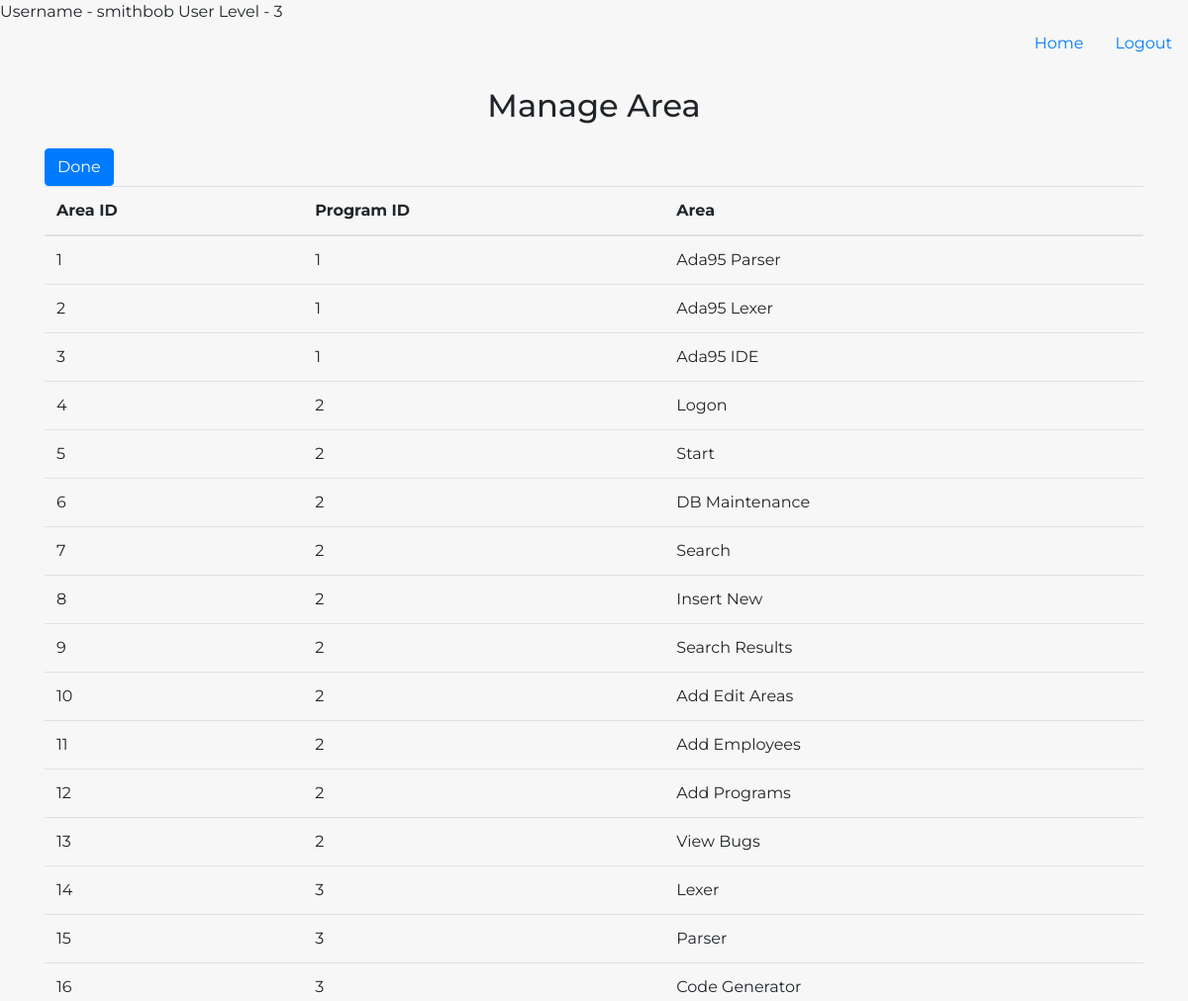
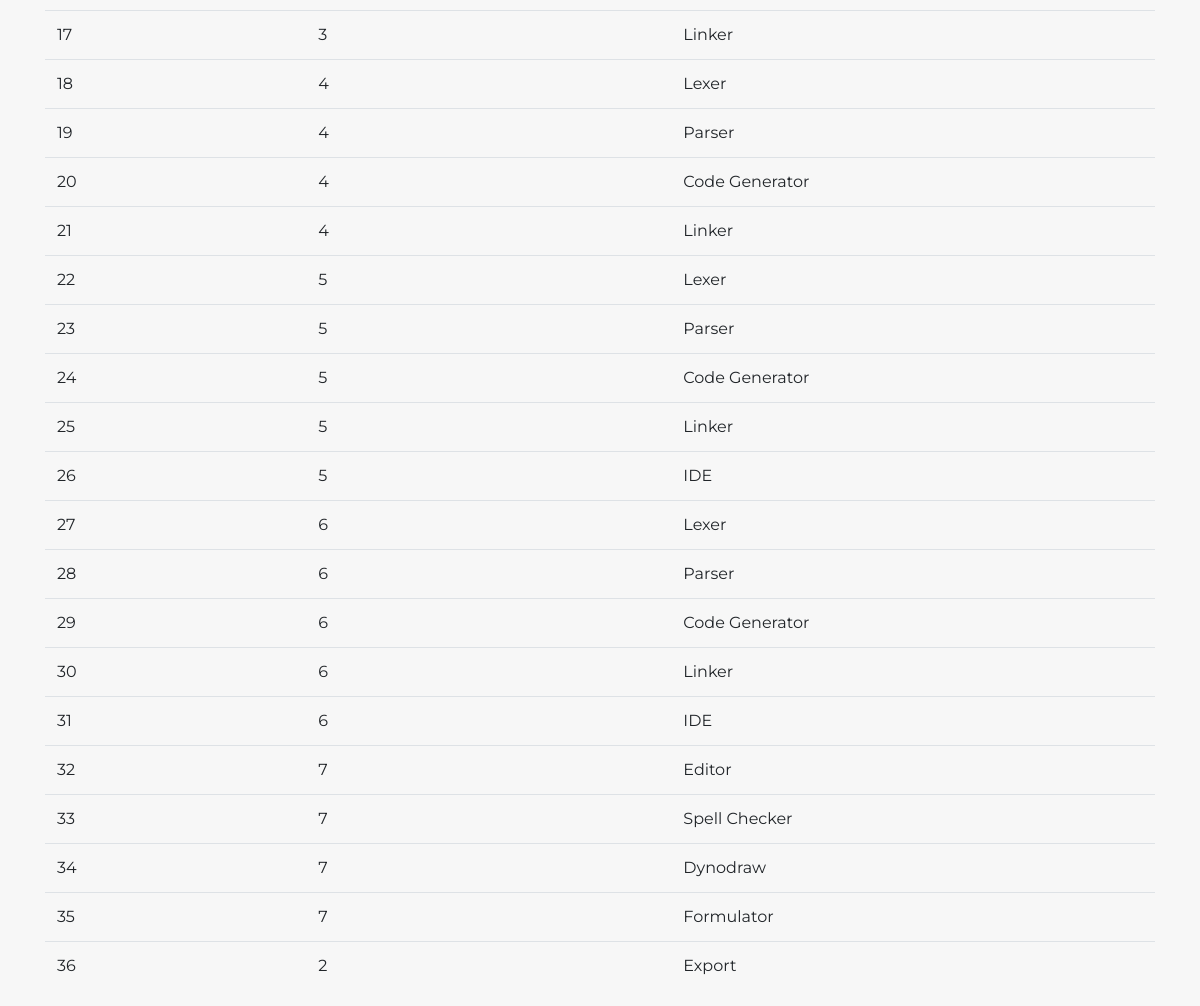
Screenshot of /manage_area.php (signed in) with the database file from the repository (2 pictures, top to bottom).
### tables this page shows
CREATE TABLE `areas` (
  `area_id` int(11) NOT NULL,
  `prog_id` int(11) NOT NULL,
  `area` varchar(32) NOT NULL
);

### manage_area.php (the view, shortened to what this page needs)
<!DOCTYPE html>
<html lang="en">
<head>
    <link rel="stylesheet" href="https://maxcdn.bootstrapcdn.com/bootstrap/4.0.0/css/bootstrap.min.css">
    <link rel="stylesheet" href="https://code.jquery.com/ui/1.12.1/themes/base/jquery-ui.css">
    <link rel="stylesheet" href="css/style.css">
</head>
    <?php
        if(isset($_SESSION['username'])){
            echo 'Username - '.$_SESSION['username']." ";
            echo 'User Level - '.$_SESSION['userlevel'];
        }
        else{
          header("Location: index.php");
        }
    ?>
<body>
    <?php if(isset($_SESSION['username'])): ?>
    <ul class="nav justify-content-end">
      <li class="nav-item">
        <a class="nav-link" href="home.php">Home</a>
      </li>
      <li class="nav-item">
        <a class="nav-link" href="logout.php">Logout</a>
      </li>
    </ul>
    <?php endif; ?>
    <div class="container">
        <h2 class="text-center my-4">Manage Area</h2>
       <table class="table">
          <thead>
            <tr>
              <th scope="col">Area ID</th>
              <th scope="col">Program ID</th>
              <th scope="col">Area</th>
            </tr>
          </thead>
          <tbody>
          	<?php
          		$con = mysqli_connect("localhost","root");
                mysqli_select_db($con, "bughound");
                $query = "SELECT * FROM areas";
                mysqli_query($con, $query);
                $result = mysqli_query($con, $query);
                if (mysqli_num_rows($result) > 0) {
                while($row = mysqli_fetch_assoc($result)) {
             ?>
             <tr>
  				<td><span><?php echo $row["area_id"] ?> </span></td>
                <td><span><?php echo $row["prog_id"] ?> </span></td>
  	            <td><span><?php echo $row["area"] ?> </span></td>
	         </tr>
            <?php
            	}
         		} else {
            		echo "0 results";
         		}
          	?>
          	<button type="button" class="btn btn-primary" >Done</button>
          </tbody>
       </table>
</body>
</html>

### css/style.css (style rules this page uses)
body { font-family: 'Montserrat'; background-color: #f7f7f7; }

### rows the page displays
areas: area_id "1", prog "1", area "Ada95 Parser"
areas: area_id "2", prog "1", area "Ada95 Lexer"
areas: area_id "3", prog "1", area "Ada95 IDE"
areas: area_id "4", prog "2", area "Logon"
areas: area_id "5", prog "2", area "Start"
areas: area_id "6", prog "2", area "DB Maintenance"
areas: area_id "7", prog "2", area "Search"
areas: area_id "8", prog "2", area "Insert New"
areas: area_id "9", prog "2", area "Search Results"
areas: area_id "10", prog "2", area "Add Edit Areas"
areas: area_id "11", prog "2", area "Add Employees"
areas: area_id "12", prog "2", area "Add Programs"
areas: area_id "13", prog "2", area "View Bugs"
areas: area_id "14", prog "3", area "Lexer"
areas: area_id "15", prog "3", area "Parser"
areas: area_id "16", prog "3", area "Code Generator"
areas: area_id "17", prog "3", area "Linker"
areas: area_id "18", prog "4", area "Lexer"
areas: area_id "19", prog "4", area "Parser"
areas: area_id "20", prog "4", area "Code Generator"
areas: area_id "21", prog "4", area "Linker"
areas: area_id "22", prog "5", area "Lexer"
areas: area_id "23", prog "5", area "Parser"
areas: area_id "24", prog "5", area "Code Generator"
areas: area_id "25", prog "5", area "Linker"
areas: area_id "26", prog "5", area "IDE"
areas: area_id "27", prog "6", area "Lexer"
areas: area_id "28", prog "6", area "Parser"
areas: area_id "29", prog "6", area "Code Generator"
areas: area_id "30", prog "6", area "Linker"
areas: area_id "31", prog "6", area "IDE"
areas: area_id "32", prog "7", area "Editor"
areas: area_id "33", prog "7", area "Spell Checker"
areas: area_id "34", prog "7", area "Dynodraw"
areas: area_id "35", prog "7", area "Formulator"
areas: area_id "36", prog "2", area "Export"

### other values shown
$_SESSION['username'] "smithbob"
$_SESSION['userlevel'] "3"
